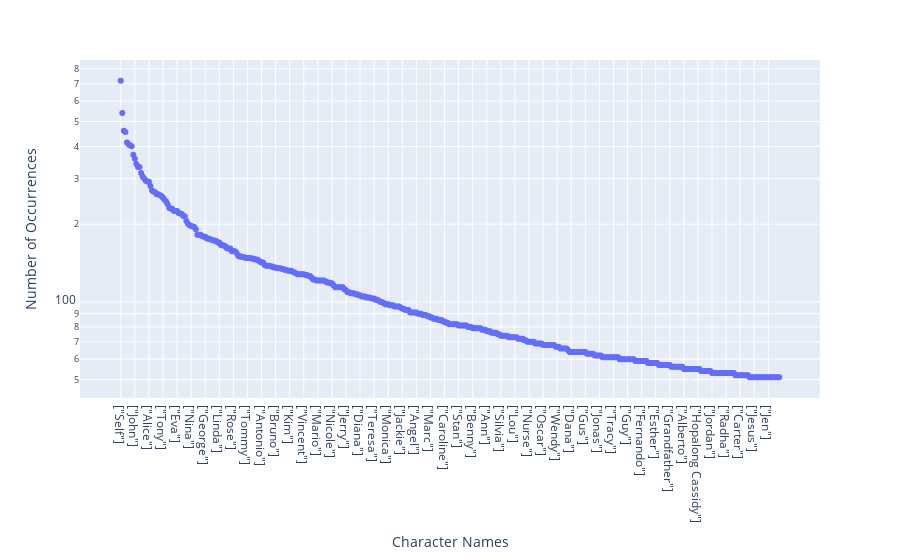

Notebook source saved alongside this figure:
### Markdown cell above
## Visualizing the unique character names: A Tangent

* I realized that, since this dataset contains nearly every film on IMDb, the count of unique characters in this dataset should indicate what character names are most common in all films (on IMDb).

### Code cell
from plotly import express as px

dropped = char_names[principals["characters"].value_counts() > 50]

fig = px.scatter(dropped, x = dropped.index, y=dropped, log_y = True, 
                 labels={"index": "Character Names", "y": "Number of Occurrences"})
fig.show()

### Figure 1 — Plotly figure (JSON) as saved in the notebook; plotly's stock layout.template omitted (floating-point values rounded to 4 significant figures; data arrays with more than 128 entries replaced by an {"elided": "..."} marker saying what was removed)
{"data": [{"hovertemplate": "Character Names=%{x}<br>Number of Occurrences=%{y}<extra></extra>", "legendgroup": "", "marker": {"color": "#636efa", "symbol": "circle"}, "mode": "markers", "name": "", "orientation": "v", "showlegend": false, "type": "scatter", "x": {"elided": "422 str values"}, "xaxis": "x", "y": {"elided": "422 int values"}, "yaxis": "y"}], "layout": {"legend": {"tracegroupgap": 0}, "margin": {"t": 60}, "xaxis": {"anchor": "y", "domain": [0, 1], "title": {"text": "Character Names"}}, "yaxis": {"anchor": "x", "domain": [0, 1], "title": {"text": "Number of Occurrences"}, "type": "log"}}}
